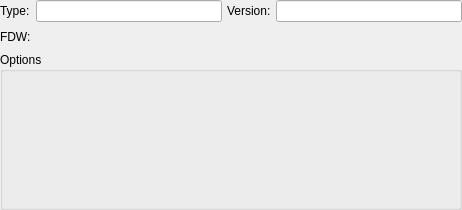
<?xml version="1.0" encoding="UTF-8"?>
<ui version="4.0">
 <class>ForeignServerWidget</class>
 <widget class="QWidget" name="ForeignServerWidget">
  <property name="geometry">
   <rect>
    <x>0</x>
    <y>0</y>
    <width>462</width>
    <height>210</height>
   </rect>
  </property>
  <property name="minimumSize">
   <size>
    <width>0</width>
    <height>0</height>
   </size>
  </property>
  <layout class="QGridLayout" name="server_grid">
   <property name="leftMargin">
    <number>0</number>
   </property>
   <property name="topMargin">
    <number>0</number>
   </property>
   <property name="rightMargin">
    <number>0</number>
   </property>
   <property name="bottomMargin">
    <number>0</number>
   </property>
   <property name="spacing">
    <number>5</number>
   </property>
   <item row="0" column="1">
    <widget class="QLineEdit" name="type_edt"/>
   </item>
   <item row="0" column="2">
    <widget class="QLabel" name="version_lbl">
     <property name="sizePolicy">
      <sizepolicy hsizetype="Fixed" vsizetype="Preferred">
       <horstretch>0</horstretch>
       <verstretch>0</verstretch>
      </sizepolicy>
     </property>
     <property name="minimumSize">
      <size>
       <width>0</width>
       <height>0</height>
      </size>
     </property>
     <property name="text">
      <string>Version:</string>
     </property>
    </widget>
   </item>
   <item row="1" column="0">
    <widget class="QLabel" name="fdw_lbl">
     <property name="sizePolicy">
      <sizepolicy hsizetype="Fixed" vsizetype="Preferred">
       <horstretch>0</horstretch>
       <verstretch>0</verstretch>
      </sizepolicy>
     </property>
     <property name="minimumSize">
      <size>
       <width>0</width>
       <height>0</height>
      </size>
     </property>
     <property name="text">
      <string>FDW:</string>
     </property>
    </widget>
   </item>
   <item row="0" column="0">
    <widget class="QLabel" name="type_lbl">
     <property name="sizePolicy">
      <sizepolicy hsizetype="Fixed" vsizetype="Preferred">
       <horstretch>0</horstretch>
       <verstretch>0</verstretch>
      </sizepolicy>
     </property>
     <property name="minimumSize">
      <size>
       <width>0</width>
       <height>0</height>
      </size>
     </property>
     <property name="text">
      <string>Type:</string>
     </property>
    </widget>
   </item>
   <item row="0" column="3">
    <widget class="QLineEdit" name="version_edt"/>
   </item>
   <item row="2" column="0" colspan="4">
    <widget class="QGroupBox" name="options_gb">
     <property name="title">
      <string>Options</string>
     </property>
    </widget>
   </item>
   <item row="1" column="1" colspan="3">
    <widget class="QWidget" name="fdw_wgt" native="true">
     <property name="sizePolicy">
      <sizepolicy hsizetype="Preferred" vsizetype="Fixed">
       <horstretch>0</horstretch>
       <verstretch>0</verstretch>
      </sizepolicy>
     </property>
     <property name="minimumSize">
      <size>
       <width>0</width>
       <height>20</height>
      </size>
     </property>
    </widget>
   </item>
  </layout>
 </widget>
 <resources/>
 <connections/>
</ui>
